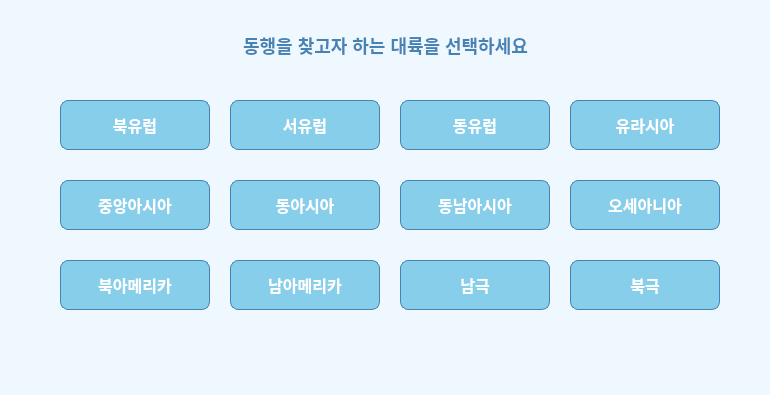
<?xml version="1.0" encoding="UTF-8"?>
<ui version="4.0">
 <class>ChooseLand</class>
 <widget class="QWidget" name="ChooseLand">
  <property name="geometry">
   <rect>
    <x>0</x>
    <y>0</y>
    <width>770</width>
    <height>395</height>
   </rect>
  </property>
  <property name="windowTitle">
   <string>대륙 선택</string>
  </property>
  <property name="styleSheet">
   <string>
    QWidget {
        background-color: #f0f8ff;
        font-family: Arial, sans-serif;
    }
    QPushButton {
        background-color: #87ceeb;
        border: 1px solid #4682b4;
        border-radius: 8px;
        color: white;
        font-weight: bold;
        font-size: 16px; /* 글자 크기 증가 */
        padding: 5px 10px;
    }
    QPushButton:hover {
        background-color: #4682b4;
    }
    QLabel {
        font-size: 18px; /* 헤더 글자 크기 증가 */
        font-weight: bold;
        color: #4682b4;
    }
   </string>
  </property>
  <widget class="QLabel" name="headerLabel">
   <property name="geometry">
    <rect>
     <x>150</x>
     <y>20</y>
     <width>471</width>
     <height>50</height>
    </rect>
   </property>
   <property name="text">
    <string>동행을 찾고자 하는 대륙을 선택하세요</string>
   </property>
   <property name="alignment">
    <set>Qt::AlignmentFlag::AlignCenter</set>
   </property>
  </widget>
  <widget class="QWidget" name="buttonContainer" native="true">
   <property name="geometry">
    <rect>
     <x>10</x>
     <y>80</y>
     <width>750</width>
     <height>300</height>
    </rect>
   </property>
   <widget class="QPushButton" name="northEuropeButton">
    <property name="geometry">
     <rect>
      <x>50</x>
      <y>20</y>
      <width>150</width>
      <height>50</height>
     </rect>
    </property>
    <property name="text">
     <string>북유럽</string>
    </property>
   </widget>
   <widget class="QPushButton" name="westEuropeButton">
    <property name="geometry">
     <rect>
      <x>220</x>
      <y>20</y>
      <width>150</width>
      <height>50</height>
     </rect>
    </property>
    <property name="text">
     <string>서유럽</string>
    </property>
   </widget>
   <widget class="QPushButton" name="eastEuropeButton">
    <property name="geometry">
     <rect>
      <x>390</x>
      <y>20</y>
      <width>150</width>
      <height>50</height>
     </rect>
    </property>
    <property name="text">
     <string>동유럽</string>
    </property>
   </widget>
   <widget class="QPushButton" name="eurasiaButton">
    <property name="geometry">
     <rect>
      <x>560</x>
      <y>20</y>
      <width>150</width>
      <height>50</height>
     </rect>
    </property>
    <property name="text">
     <string>유라시아</string>
    </property>
   </widget>
   <widget class="QPushButton" name="centralAsiaButton">
    <property name="geometry">
     <rect>
      <x>50</x>
      <y>100</y>
      <width>150</width>
      <height>50</height>
     </rect>
    </property>
    <property name="text">
     <string>중앙아시아</string>
    </property>
   </widget>
   <widget class="QPushButton" name="eastAsiaButton">
    <property name="geometry">
     <rect>
      <x>220</x>
      <y>100</y>
      <width>150</width>
      <height>50</height>
     </rect>
    </property>
    <property name="text">
     <string>동아시아</string>
    </property>
   </widget>
   <widget class="QPushButton" name="southEastAsiaButton">
    <property name="geometry">
     <rect>
      <x>390</x>
      <y>100</y>
      <width>150</width>
      <height>50</height>
     </rect>
    </property>
    <property name="text">
     <string>동남아시아</string>
    </property>
   </widget>
   <widget class="QPushButton" name="oceaniaButton">
    <property name="geometry">
     <rect>
      <x>560</x>
      <y>100</y>
      <width>150</width>
      <height>50</height>
     </rect>
    </property>
    <property name="text">
     <string>오세아니아</string>
    </property>
   </widget>
   <widget class="QPushButton" name="northAmericaButton">
    <property name="geometry">
     <rect>
      <x>50</x>
      <y>180</y>
      <width>150</width>
      <height>50</height>
     </rect>
    </property>
    <property name="text">
     <string>북아메리카</string>
    </property>
   </widget>
   <widget class="QPushButton" name="southAmericaButton">
    <property name="geometry">
     <rect>
      <x>220</x>
      <y>180</y>
      <width>150</width>
      <height>50</height>
     </rect>
    </property>
    <property name="text">
     <string>남아메리카</string>
    </property>
   </widget>
   <widget class="QPushButton" name="antarcticaButton">
    <property name="geometry">
     <rect>
      <x>390</x>
      <y>180</y>
      <width>150</width>
      <height>50</height>
     </rect>
    </property>
    <property name="text">
     <string>남극</string>
    </property>
   </widget>
   <widget class="QPushButton" name="arcticButton">
    <property name="geometry">
     <rect>
      <x>560</x>
      <y>180</y>
      <width>150</width>
      <height>50</height>
     </rect>
    </property>
    <property name="text">
     <string>북극</string>
    </property>
   </widget>
  </widget>
 </widget>
 <resources/>
 <connections/>
</ui>
